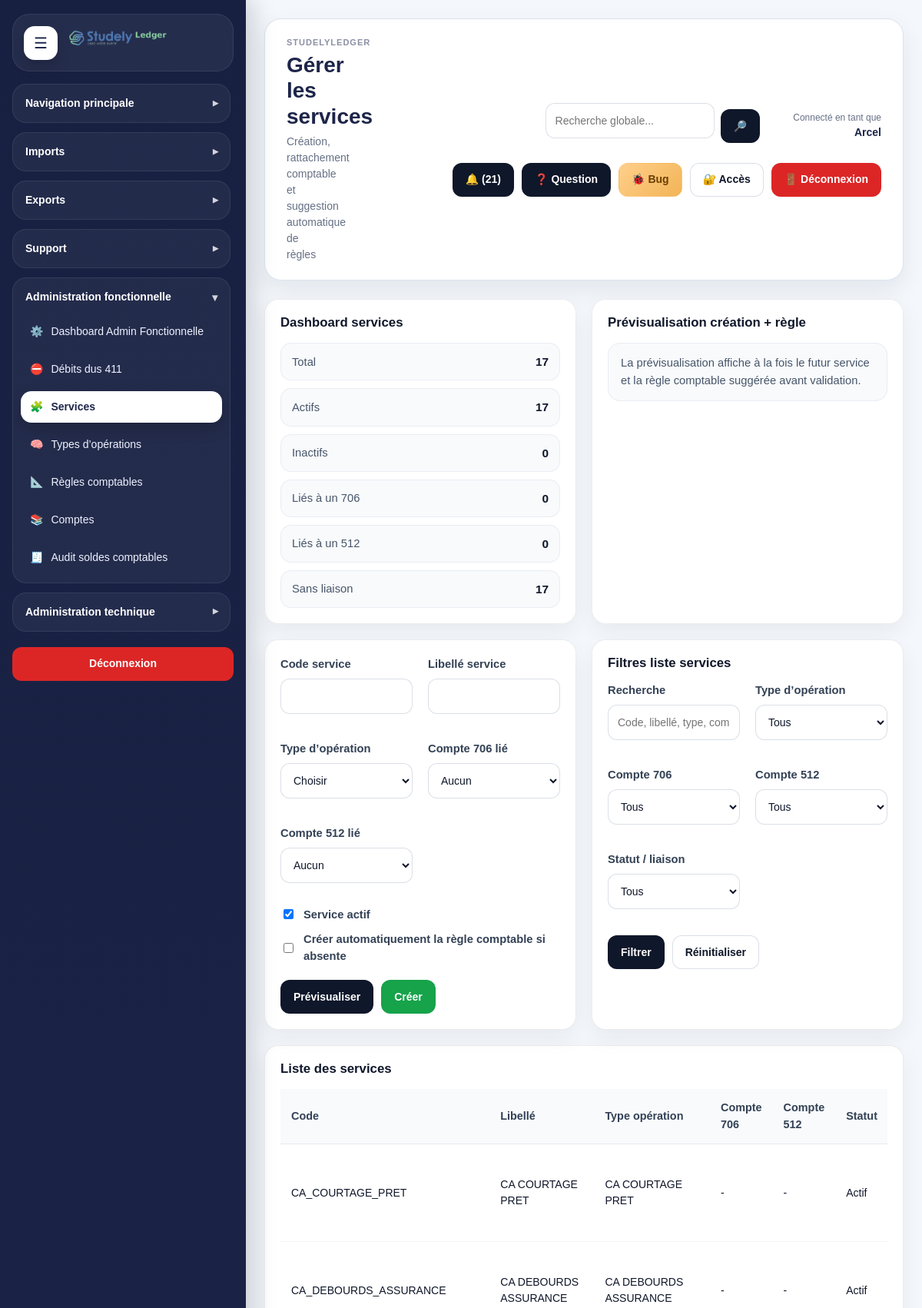
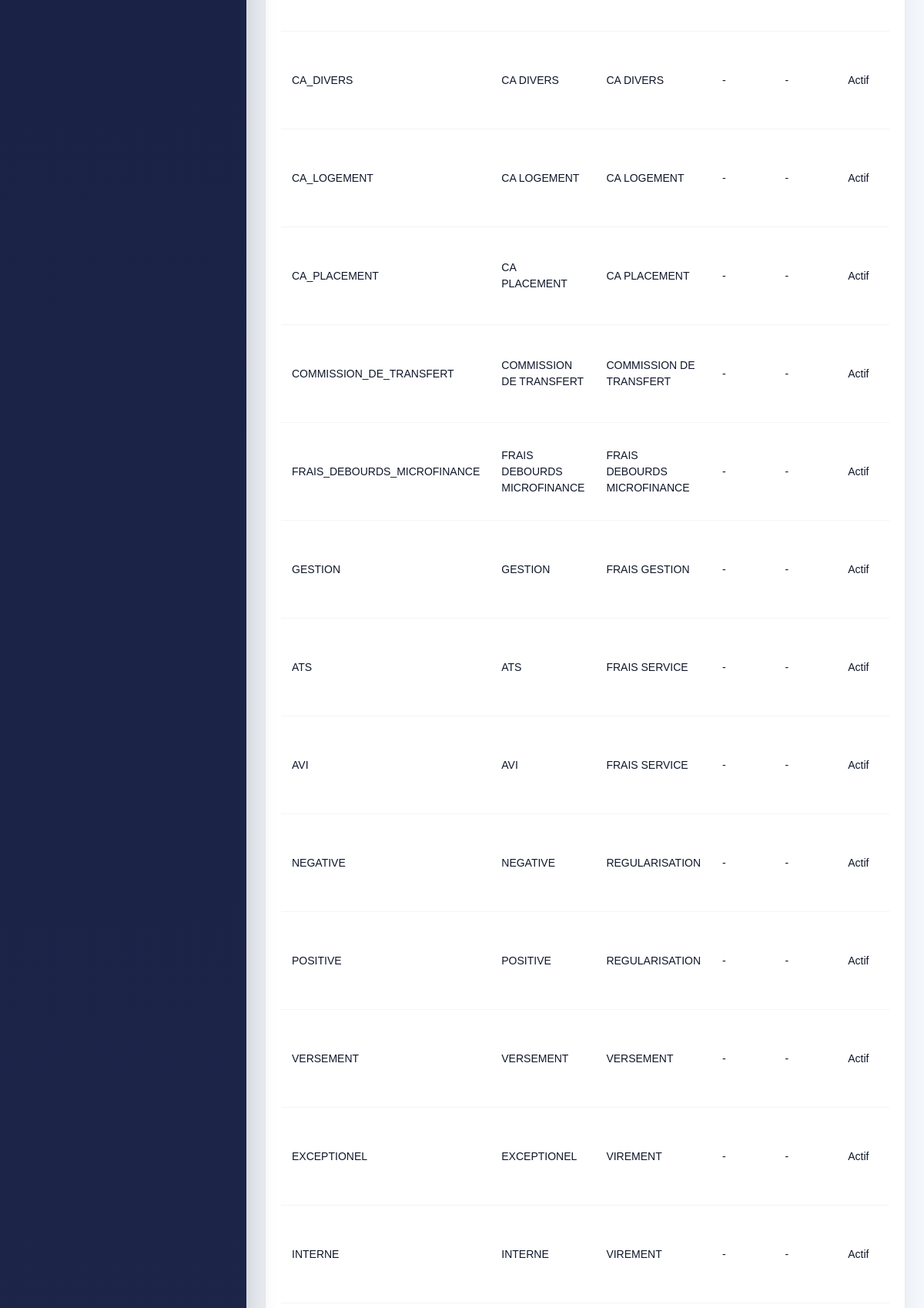
The app's page /modules/admin_functional/manage_services.php (signed in, upper part) with its own data (2 pictures, top to bottom).
### tables this page shows
CREATE TABLE `notifications` (
  `id` int(11) NOT NULL,
  `type` varchar(100) NOT NULL,
  `message` varchar(255) NOT NULL,
  `level` enum('info','success','warning','danger') NOT NULL DEFAULT 'info',
  `link_url` varchar(255) DEFAULT NULL,
  `entity_type` varchar(100) DEFAULT NULL,
  `entity_id` int(11) DEFAULT NULL,
  `is_read` tinyint(1) NOT NULL DEFAULT 0,
  `created_by` int(11) DEFAULT NULL,
  `created_at` datetime NOT NULL DEFAULT current_timestamp(),
  `updated_at` datetime DEFAULT NULL
);

CREATE TABLE `ref_services` (
  `id` int(11) NOT NULL,
  `code` varchar(100) NOT NULL,
  `label` varchar(150) NOT NULL,
  `operation_type_id` int(11) DEFAULT NULL,
  `service_account_id` int(11) DEFAULT NULL,
  `treasury_account_id` int(11) DEFAULT NULL,
  `is_active` tinyint(1) NOT NULL DEFAULT 1,
  `created_at` datetime NOT NULL DEFAULT current_timestamp(),
  `updated_at` datetime DEFAULT NULL
);

CREATE TABLE `ref_operation_types` (
  `id` int(11) NOT NULL,
  `code` varchar(100) NOT NULL,
  `label` varchar(150) NOT NULL,
  `direction` enum('credit','debit','mixed') NOT NULL DEFAULT 'mixed',
  `is_active` tinyint(1) NOT NULL DEFAULT 1,
  `created_at` datetime NOT NULL DEFAULT current_timestamp(),
  `updated_at` datetime DEFAULT NULL
);

### modules/admin_functional/manage_services.php (the view, shortened to what the rows shown need)
<?php
$pdo = getPDO();
require_once __DIR__ . '/../../includes/admin_functions.php';
if (!function_exists('sl_ms_table')) {
    function sl_ms_table(PDO $pdo, string $preferred, string $fallback): ?string
    {
        if (tableExists($pdo, $preferred)) {
            return $preferred;
        }
        return null;
    }
}
if (!function_exists('sl_ms_services_table')) {
    function sl_ms_services_table(PDO $pdo): ?string
    {
        return sl_ms_table($pdo, 'ref_services', 'services');
    }
}
if (!function_exists('sl_ms_operation_types_table')) {
    function sl_ms_operation_types_table(PDO $pdo): ?string
    {
        return sl_ms_table($pdo, 'ref_operation_types', 'operation_types');
    }
}
if (!function_exists('sl_ms_service_label_column')) {
    function sl_ms_service_label_column(PDO $pdo, string $table): string
    {
        if (columnExists($pdo, $table, 'label')) {
            return 'label';
        }
        return 'label';
    }
}
if (!function_exists('sl_ms_operation_type_code_column')) {
    function sl_ms_operation_type_code_column(PDO $pdo, string $table): string
    {
        if (columnExists($pdo, $table, 'code')) {
            return 'code';
        }
        return 'code';
    }
}
if (!function_exists('sl_ms_operation_type_label_column')) {
    function sl_ms_operation_type_label_column(PDO $pdo, string $table): string
    {
        if (columnExists($pdo, $table, 'label')) {
            return 'label';
        }
        return 'label';
    }
}
if (!function_exists('sl_ms_operation_type_fk_column')) {
    function sl_ms_operation_type_fk_column(PDO $pdo, string $servicesTable): ?string
    {
        foreach (['operation_type_id', 'type_operation_id'] as $col) {
            if (columnExists($pdo, $servicesTable, $col)) {
                return $col;
            }
        }
        return null;
    }
}
if (!function_exists('sl_ms_service_account_fk_column')) {
    function sl_ms_service_account_fk_column(PDO $pdo, string $servicesTable): ?string
    {
        foreach (['service_account_id', 'account_706_id'] as $col) {
            if (columnExists($pdo, $servicesTable, $col)) {
                return $col;
            }
        }
        return null;
    }
}
if (!function_exists('sl_ms_treasury_account_fk_column')) {
    function sl_ms_treasury_account_fk_column(PDO $pdo, string $servicesTable): ?string
    {
        foreach (['treasury_account_id', 'account_512_id'] as $col) {
            if (columnExists($pdo, $servicesTable, $col)) {
                return $col;
            }
        }
        return null;
    }
}
if (!function_exists('sl_ms_find_existing_rule')) {
    function sl_ms_find_existing_rule(PDO $pdo, int $operationTypeId, int $serviceId): ?array
    {
        $stmt = $pdo->prepare("
            SELECT *
            FROM accounting_rules
            WHERE operation_type_id = ?
              AND service_id = ?
            ORDER BY COALESCE(is_active,1) DESC, id DESC
            LIMIT 1
        ");
        $stmt->execute([$operationTypeId, $serviceId]);
        $row = $stmt->fetch(PDO::FETCH_ASSOC);
        return $row ?: null;
    }
}
$operationTypesTable = sl_ms_operation_types_table($pdo);
$servicesTable = sl_ms_services_table($pdo);
$rows = [];
if ($servicesTable && $operationTypesTable) {
    $serviceLabelCol = sl_ms_service_label_column($pdo, $servicesTable);
    $opCodeCol = sl_ms_operation_type_code_column($pdo, $operationTypesTable);
    $opLabelCol = sl_ms_operation_type_label_column($pdo, $operationTypesTable);
    $operationTypeFk = sl_ms_operation_type_fk_column($pdo, $servicesTable);
    $serviceAccountFk = sl_ms_service_account_fk_column($pdo, $servicesTable);
    $treasuryAccountFk = sl_ms_treasury_account_fk_column($pdo, $servicesTable);
    $sqlRows = "
        SELECT
            rs.*,
            " . ($operationTypeFk ? "rot.{$opLabelCol}" : "NULL") . " AS operation_type_label,
            " . ($operationTypeFk ? "rot.{$opCodeCol}" : "NULL") . " AS operation_type_code,
            " . ($serviceAccountFk ? "sa.account_code" : "NULL") . " AS service_account_code,
            " . ($serviceAccountFk ? "sa.account_label" : "NULL") . " AS service_account_label,
            " . ($treasuryAccountFk ? "ta.account_code" : "NULL") . " AS treasury_account_code,
            " . ($treasuryAccountFk ? "ta.account_label" : "NULL") . " AS treasury_account_label
        FROM {$servicesTable} rs
        " . ($operationTypeFk ? "LEFT JOIN {$operationTypesTable} rot ON rot.id = rs.{$operationTypeFk}" : "") . "
        " . ($serviceAccountFk ? "LEFT JOIN service_accounts sa ON sa.id = rs.{$serviceAccountFk}" : "") . "
        " . ($treasuryAccountFk ? "LEFT JOIN treasury_accounts ta ON ta.id = rs.{$treasuryAccountFk}" : "") . "
        WHERE 1=1
    ";
    $paramsRows = [];
    $sqlRows .= " ORDER BY operation_type_label ASC, rs.{$serviceLabelCol} ASC, rs.id DESC ";
    $stmtRows = $pdo->prepare($sqlRows);
    $stmtRows->execute($paramsRows);
    $rows = $stmtRows->fetchAll(PDO::FETCH_ASSOC) ?: [];
}
$dashboard = [
    'total' => count($rows),
    'active' => count(array_filter($rows, fn($r) => (int)($r['is_active'] ?? 1) === 1)),
    'inactive' => count(array_filter($rows, fn($r) => (int)($r['is_active'] ?? 1) !== 1)),
    'with_706' => count(array_filter($rows, fn($r) => !empty($r['service_account_code']))),
    'with_512' => count(array_filter($rows, fn($r) => !empty($r['treasury_account_code']))),
    'without_link' => count(array_filter($rows, fn($r) => empty($r['service_account_code']) && empty($r['treasury_account_code']))),
];
require_once __DIR__ . '/../../includes/document_start.php';
?>
<div class="layout">
    <?php require_once __DIR__ . '/../../includes/sidebar.php'; ?>
    <div class="main">
        <?php require_once __DIR__ . '/../../includes/header.php'; ?>
        <div class="dashboard-grid-2" style="margin-bottom:20px;">
            <div class="card">
                <div class="sl-data-list">
                    <div class="sl-data-list__row"><span>Total</span><strong><?= (int)$dashboard['total'] ?></strong></div>
                    <div class="sl-data-list__row"><span>Actifs</span><strong><?= (int)$dashboard['active'] ?></strong></div>
                    <div class="sl-data-list__row"><span>Inactifs</span><strong><?= (int)$dashboard['inactive'] ?></strong></div>
                    <div class="sl-data-list__row"><span>Liés à un 706</span><strong><?= (int)$dashboard['with_706'] ?></strong></div>
                    <div class="sl-data-list__row"><span>Liés à un 512</span><strong><?= (int)$dashboard['with_512'] ?></strong></div>
                    <div class="sl-data-list__row"><span>Sans liaison</span><strong><?= (int)$dashboard['without_link'] ?></strong></div>
                </div>
            </div>
        </div>
        <div class="card" style="margin-top:20px;">
            <div class="table-responsive">
                <table class="modern-table">
                    <thead>
                        <tr>
                            <th>Code</th>
                            <th>Libellé</th>
                            <th>Type opération</th>
                            <th>Compte 706</th>
                            <th>Compte 512</th>
                            <th>Statut</th>
                        </tr>
                    </thead>
                    <tbody>
                        <?php foreach ($rows as $row): ?>
                            <tr>
                                <td><?= e((string)($row['code'] ?? '')) ?></td>
                                <td><?= e((string)($row['label'] ?? '')) ?></td>
                                <td><?= e((string)($row['operation_type_label'] ?? '')) ?></td>
                                <td><?= e(trim((string)($row['service_account_code'] ?? '') . ' - ' . (string)($row['service_account_label'] ?? ''))) ?></td>
                                <td><?= e(trim((string)($row['treasury_account_code'] ?? '') . ' - ' . (string)($row['treasury_account_label'] ?? ''))) ?></td>
                                <td><?= !empty($row['is_active']) ? 'Actif' : 'Inactif' ?></td>
                            </tr>
                        <?php endforeach; ?>
                    </tbody>
                </table>
            </div>
        </div>
    </div>
</div>
<?php require_once __DIR__ . '/../../includes/document_end.php'; ?>

### records on screen
notifications: id "17", is_read "0"
ref_services: code "CA_COURTAGE_PRET", label "CA COURTAGE PRET", operation_type.label "CA COURTAGE PRET", service_account_label "-", treasury_account_label "-", is_active "Actif"
ref_services: code "CA_DEBOURDS_ASSURANCE", label "CA DEBOURDS ASSURANCE", operation_type.label "CA DEBOURDS ASSURANCE", service_account_label "-", treasury_account_label "-", is_active "Actif"
ref_services: code "CA_DIVERS", label "CA DIVERS", operation_type.label "CA DIVERS", service_account_label "-", treasury_account_label "-", is_active "Actif"
ref_services: code "CA_LOGEMENT", label "CA LOGEMENT", operation_type.label "CA LOGEMENT", service_account_label "-", treasury_account_label "-", is_active "Actif"
ref_services: code "CA_PLACEMENT", label "CA PLACEMENT", operation_type.label "CA PLACEMENT", service_account_label "-", treasury_account_label "-", is_active "Actif"
ref_services: code "COMMISSION_DE_TRANSFERT", label "COMMISSION DE TRANSFERT", operation_type.label "COMMISSION DE TRANSFERT", service_account_label "-", treasury_account_label "-", is_active "Actif"
ref_services: code "FRAIS_DEBOURDS_MICROFINANCE", label "FRAIS DEBOURDS MICROFINANCE", operation_type.label "FRAIS DEBOURDS MICROFINANCE", service_account_label "-", treasury_account_label "-", is_active "Actif"
ref_services: code "GESTION", label "GESTION", operation_type.label "FRAIS GESTION", service_account_label "-", treasury_account_label "-", is_active "Actif"
ref_services: code "ATS", label "ATS", operation_type.label "FRAIS SERVICE", service_account_label "-", treasury_account_label "-", is_active "Actif"
ref_services: code "AVI", label "AVI", operation_type.label "FRAIS SERVICE", service_account_label "-", treasury_account_label "-", is_active "Actif"
ref_services: code "NEGATIVE", label "NEGATIVE", operation_type.label "REGULARISATION", service_account_label "-", treasury_account_label "-", is_active "Actif"
ref_services: code "POSITIVE", label "POSITIVE", operation_type.label "REGULARISATION", service_account_label "-", treasury_account_label "-", is_active "Actif"
ref_services: code "VERSEMENT", label "VERSEMENT", operation_type.label "VERSEMENT", service_account_label "-", treasury_account_label "-", is_active "Actif"
ref_services: code "EXCEPTIONEL", label "EXCEPTIONEL", operation_type.label "VIREMENT", service_account_label "-", treasury_account_label "-", is_active "Actif"
ref_services: code "INTERNE", label "INTERNE", operation_type.label "VIREMENT", service_account_label "-", treasury_account_label "-", is_active "Actif"

### other values on screen
APP_NAME "STUDELYLEDGER"
$title "Gérer les services"
$subtitle "Création, rattachement comptable et suggestion automatique de règles"
$currentUser "Arcel"
$notificationCount "21"
